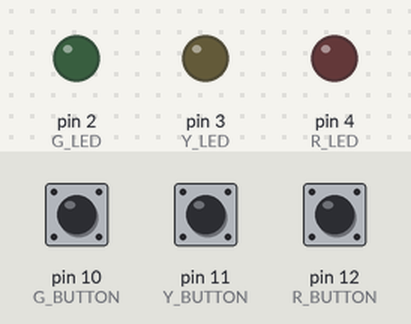
A sketch run on a simulated Arduino Uno, built with avr-gcc and run on an emulated ATmega328P. Parts: output pins drawn as LEDs (lit = HIGH). Dashed ring = blinking. The test bench sets the inputs (shaded band); at power-on: pin 11 (Y_BUTTON) HIGH, pin 10 (G_BUTTON) HIGH, pin 12 (R_BUTTON) HIGH.

Above: at 1.2 s.
1.3 s: pin 11 (Y_BUTTON) pulled LOW for 0.15 s
At 1.54 s:
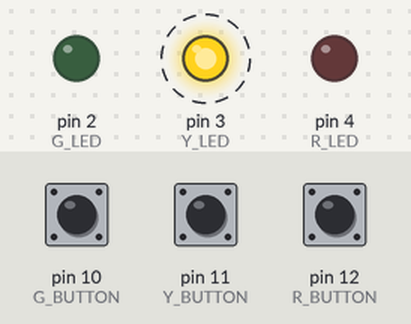
4.2 s: pin 10 (G_BUTTON) pulled LOW for 0.15 s
At 5.0 s:
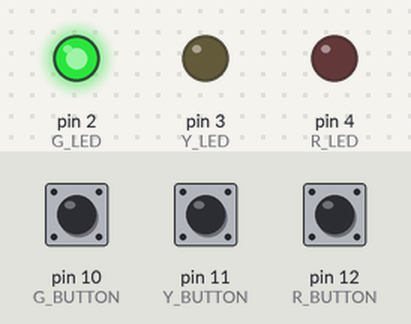
7.3 s: pin 12 (R_BUTTON) pulled LOW for 0.15 s
At 8.1 s:
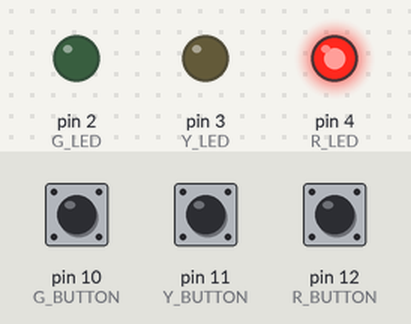
10.4 s: pin 12 (R_BUTTON) pulled LOW for 1 s
14.4 s: pin 12 (R_BUTTON) pulled LOW for 3.2 s
At 18.8 s:
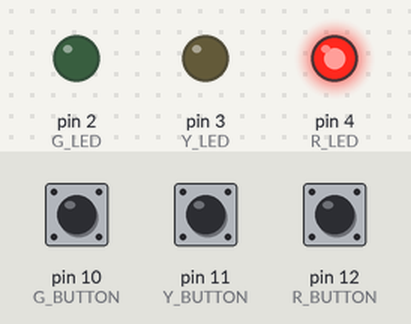
20.6 s: pin 10 (G_BUTTON) driven LOW and pin 11 (Y_BUTTON) driven LOW
At 20.84 s:
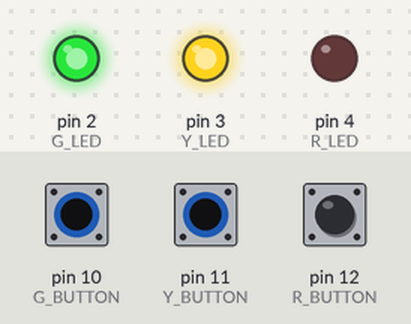
Timing chart, 0 to 24.6 s (numbered marks = the images above; inputs shaded):
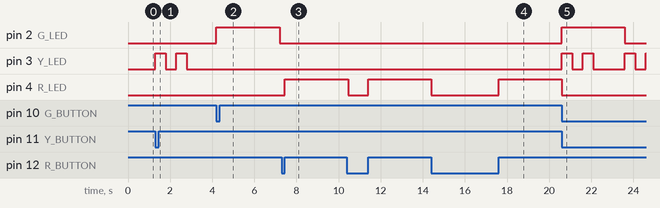

The sketch:

Assign2FIX2.ino
```cpp
//#include<ButtonDebounce.h>

#define R_LED 4
#define Y_LED 3
#define G_LED 2

#define R_BUTTON 12
#define Y_BUTTON 11
#define G_BUTTON 10

/*ButtonDebounce R_S(10, 250);
ButtonDebounce Y_S(11, 250);
ButtonDebounce G_S(12, 250);*/

unsigned long	R_TIMER = 0;
unsigned long	Y_TIMER = 0;
unsigned long	G_TIMER = 0;
unsigned long	M_TIMER = 0;

int	R_ST = 0;
int	Y_ST = 0;
int	G_ST = 0;
int	BUFFER = 0;
int	LastRState = 0;
int	LastGState = 0;

bool	isRHold = false;
bool	isGHold = false;

void	setup(void)
{
	pinMode(R_BUTTON, INPUT_PULLUP);
	pinMode(R_LED, OUTPUT);
	pinMode(Y_BUTTON, INPUT_PULLUP);
	pinMode(Y_LED, OUTPUT);
	pinMode(G_BUTTON, INPUT_PULLUP);
	pinMode(G_LED, OUTPUT);
}

void	loop(void)
{
	/*R_S.update();
	Y_S.update();
	G_S.update();*/
	//Turn green light on
	if(millis() - M_TIMER >= 100)
	{
		LastRState = digitalRead(R_BUTTON);
		LastGState = digitalRead(G_BUTTON);
		M_TIMER = millis();
	}

	if(digitalRead(G_BUTTON) == LOW && G_ST == 0 && millis() - G_TIMER >= 250 && R_ST == 0 && digitalRead(G_BUTTON) != LastGState)
	{
		G_TIMER = millis();
		M_TIMER = millis();
		digitalWrite(G_LED, HIGH);
		G_ST = 1;
	}
	else if(digitalRead(G_BUTTON) == LOW && G_ST == 1 && millis() - G_TIMER >= 250 && digitalRead(G_BUTTON) != LastGState)
	{
		G_TIMER = millis();
		M_TIMER = millis();
		digitalWrite(G_LED, LOW);
		G_ST = 0;
	}
	if(millis() - G_TIMER >= 3000 && G_ST == 1)
	{
		digitalWrite(G_LED, LOW);
		G_ST = 0;
	}
	if(digitalRead(R_BUTTON) == HIGH && R_ST == 0 && millis() - R_TIMER >= 250 && digitalRead(R_BUTTON) != LastRState)
	{
		R_TIMER = millis();
		M_TIMER = millis();
		digitalWrite(R_LED, HIGH);
		R_ST = 1;
	}
	else if(digitalRead(R_BUTTON) == HIGH && R_ST == 1 && millis() - R_TIMER >= 250 && digitalRead(R_BUTTON) != LastRState)
	{
		R_TIMER = millis();
		M_TIMER = millis();
		digitalWrite(R_LED, LOW);
		R_ST = 0;
	}
	if(millis() - R_TIMER >= 3000 && R_ST == 1)
	{
		digitalWrite(R_LED, LOW);
		R_ST = 0;
	}
	if(digitalRead(Y_BUTTON) == LOW && Y_ST == 0 && R_ST == 0 && G_ST == 0)
	{
		Y_TIMER = millis();
		digitalWrite(Y_LED, HIGH);
		Y_ST = 1;
		BUFFER = 500;
	}
	if(Y_ST == 1 && millis() - Y_TIMER >= 2000)
	{
		Y_ST = 0;
		digitalWrite(Y_LED, LOW);
	}
	else if(Y_ST == 1 && millis() - Y_TIMER >= BUFFER)
	{
		digitalWrite(Y_LED, !digitalRead(Y_LED));
		BUFFER += 500;
	}
}
```

Measured:
- after the input at 1.3 s, pin 3 (Y_LED): alternates HIGH for 0.50 s and LOW for 0.50 s, 4 changes in all, then stays LOW, starting at once
- after the input at 4.2 s, pin 2 (G_LED): LOW → HIGH at once, → LOW 3.0 s later
- after the input at 7.3 s, pin 4 (R_LED): LOW → HIGH after 0.15 s
- after the input at 14.4 s, pin 4 (R_LED): LOW → HIGH after 3.2 s, → LOW 3.0 s later
- after the input at 20.6 s, pin 2 (G_LED): LOW → HIGH at once, → LOW 3.0 s later; pin 3 (Y_LED): goes HIGH 0.50 s, LOW 0.50 s, HIGH 0.50 s, LOW 1.5 s, HIGH 0.50 s, LOW 0.50 s, then HIGH, starting at once
